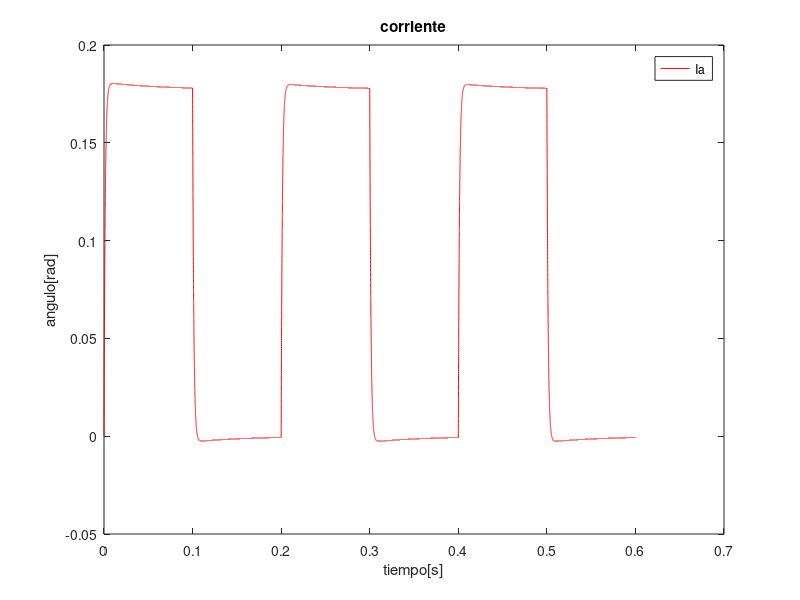
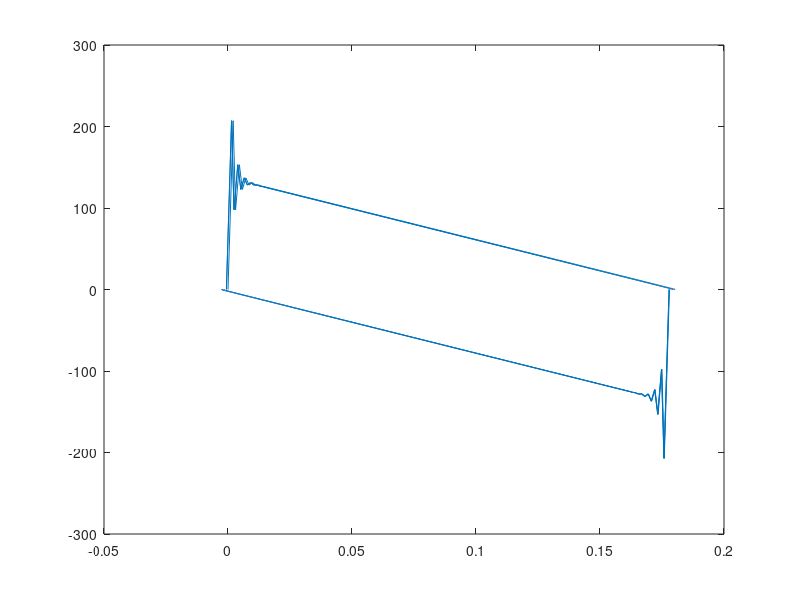

Here is the MATLAB script that generated these plots, in order:
% Item 2 Observador sin integrador
% 
% Considerar que no puede medirse la corriente y sólo pueda medirse el ángulo, por lo
% que debe implementarse un observador. Obtener la simulación en las mismas condiciones que en
% el punto anterior, y superponer las gráficas para comparar.


clc;clear all;close all

% Definición de constantes
Laa=366e-6; J=5e-9; Ra=55.6; Bm=0; Ki=6.49e-3; Km=6.53e-3;
torque=1.15e-3;
t_etapa = 1e-5; tF = 0.6;
t=0:t_etapa:tF;
tiempo = round(tF/t_etapa);
ip(1)=0;

ent=(pi/2)*square(2*pi*t/0.2); %referencia
Tl=(torque/2)*square(2*pi*t/0.2)+torque/2; %torque aplicado periodicamente
ub=5*square(2*pi*t/0.6)+5; %accion de control de referencia

% Definición de matrices
% x1 = i, x2 = w, x3 = θ

A=[-Ra/Laa -Km/Laa 0; Ki/J -Bm/J 0; 0 1 0];
B=[1/Laa; 0; 0];
C=[0 0 1];
D=0;

% Condidiones iniciales
x0 = [0 0 0];
ia(1)=0;
w(1)=0;
theta(1)=0;
u(1) = 0;

% LQR
Q=diag([1 1/10000 1/40]);    R=0.1;

% Ganancia de realimentación
K = lqr(A, B, Q, R);

for i=1:1:tiempo
 x=[ia(i); w(i);theta(i)];
u(i)=-K*x; color='*-b'; 

ia_p=-Ra/Laa*ia(i)-Km/Laa*w(i)+1/Laa*u(i);
w_p=Ki/J*ia(i)-Bm/J*w(i)-Tl(i)/J;
theta_p=w(i);

ia(i+1)=ia(i)+t_etapa*ia_p;
w(i+1)=w(i)+t_etapa*w_p;
theta(i+1)=theta(i)+t_etapa*theta_p;

ip(i+1)=ia_p;

end


figure
plot(t,ia,'r');title('corriente');
xlabel('tiempo[s]');ylabel('angulo[rad]');legend('Ia')

figure
plot(ia,ip)
